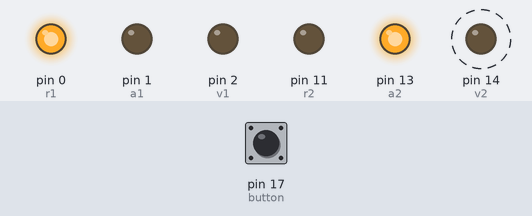
Simulated run of this program. Board: MicroPython board. Shown: output pins drawn as LEDs (lit = HIGH). Dashed ring = blinking. The inputs (shaded band) are chosen by the test bench; at power-on: pin 17 (button) HIGH.

Above: at 3.3 s.
At 5.6 s:
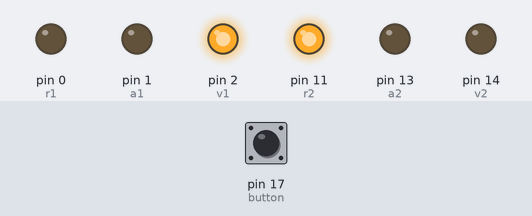
5.7 s: pin 17 (button) pulled LOW for 3 s
At 9.0 s:
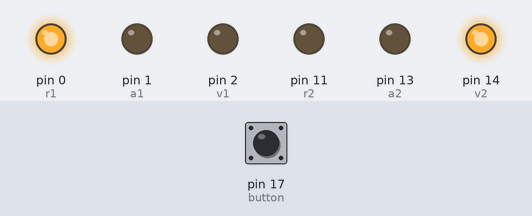
Timing chart, 0 to 22.0 s (numbered marks = the images above; inputs shaded):
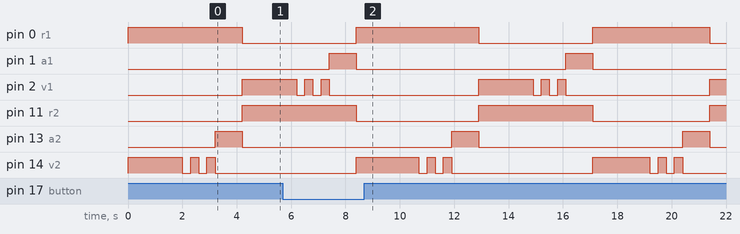

The program:

traffic_light_button_cycle.py
```python
from machine import Pin
import time

r1 = Pin(0, Pin.OUT)
a1 = Pin(1, Pin.OUT)
v1 = Pin(2, Pin.OUT)

r2 = Pin(11, Pin.OUT)
a2 = Pin(13, Pin.OUT)
v2 = Pin(14, Pin.OUT)

button = Pin(17, Pin.IN, Pin.PULL_UP)

leds = [r1, a1, v1, r2, a2, v2]

tiempos = [2, 1, 1, 2, 1, 1]

combinaciones = {
    0: [1, 0, 0, 0, 0, 1],
    1: [1, 0, 0, 0, 0, "pd"],
    2: [1, 0, 0, 0, 1, 0],
    3: [0, 0, 1, 1, 0, 0],
    4: [0, 0, "pd", 1, 0, 0],
    5: [0, 1, 0, 1, 0, 0],
}


def base():
    '''Regresamos el estado base de los pines'''
    r1.value(1)
    a1.value(0)
    v1.value(0)
    r2.value(0)
    a2.value(0)
    v2.value(1)


def blink(pin, duration_s):
    '''Funcion que nos ayuda a hacer el parpadeo'''
    start = time.ticks_ms()
    while time.ticks_diff(time.ticks_ms(), start) < int(duration_s * 1000):
        pin.value(0)
        time.sleep(0.3)
        pin.value(1)
        time.sleep(0.3)
    pin.value(0)


def iluminar(estado, tiempo):
    '''Funcion principal que lleva acabo el encendido de los leds'''
    combinacion = combinaciones[estado]
    parpa = None
    for i in range(len(combinacion)):
        if combinacion[i] == "pd":
            parpa = leds[i]
            leds[i].value(0)
        else:
            leds[i].value(combinacion[i])
    if parpa:
        blink(parpa, tiempo)
    else:
        time.sleep(tiempo)


def ciclo_semaforos():
    '''Hace el ciclo de los semaforos'''
    for i in range(len(tiempos)):
        iluminar(i, tiempos[i])


base()

while True:
    if button.value() == 1:
        while button.value() == 1:
            if button.value() == 0:
                base()
                time.sleep(0.1)
                break
            ciclo_semaforos()
            base()
            time.sleep(0.1)
    else:
        base()
        time.sleep(0.1)
```

Measured:
- by itself, pin 0 (r1): alternates HIGH for 4.4 s and LOW for 4.2 s
- by itself, pin 1 (a1): alternates HIGH for 1.0 s and LOW for 7.7 s
- by itself, pin 11 (r2): alternates HIGH for 4.2 s and LOW for 4.4 s
- by itself, pin 13 (a2): alternates HIGH for 1.0 s and LOW for 7.5 s
